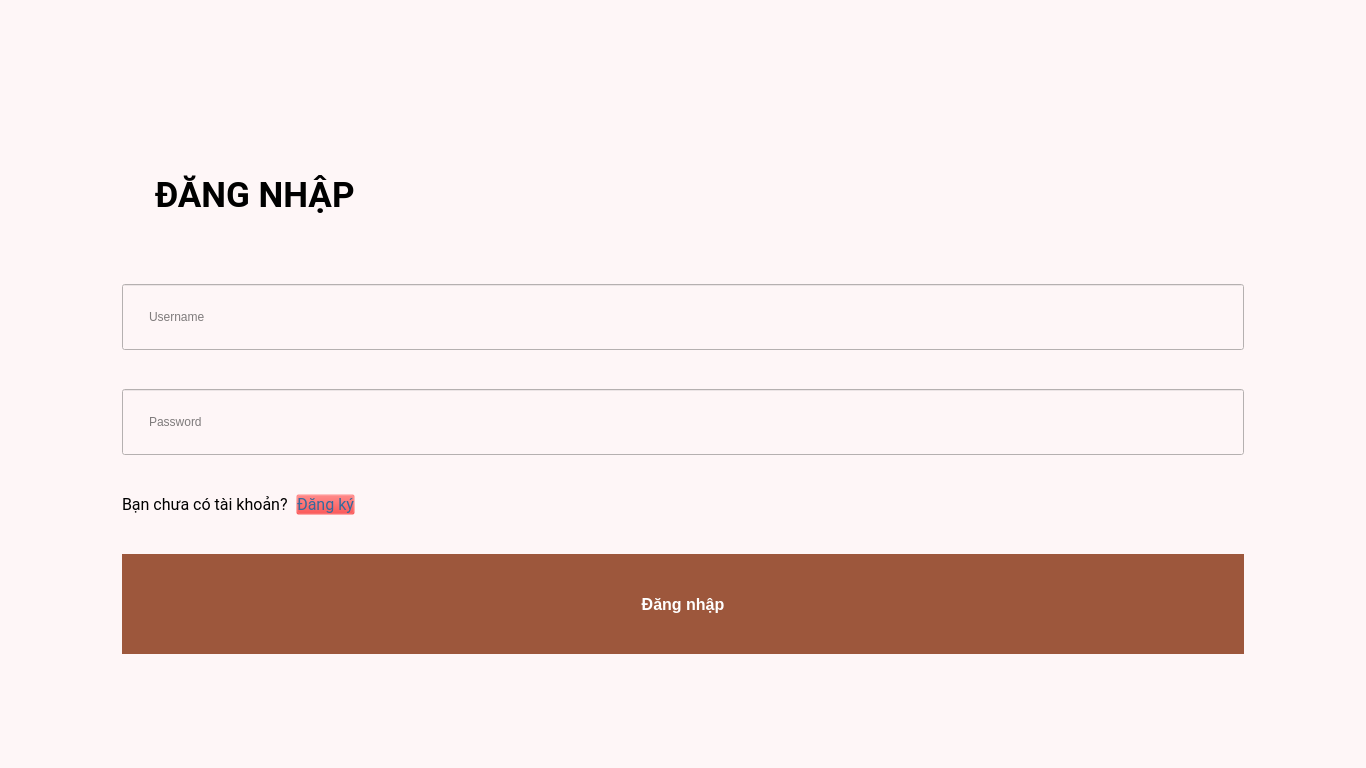
<?xml version="1.0" encoding="UTF-8"?>
<ui version="4.0">
 <class>LoginWidget</class>
 <widget class="QWidget" name="LoginWidget">
  <property name="enabled">
   <bool>true</bool>
  </property>
  <property name="geometry">
   <rect>
    <x>0</x>
    <y>0</y>
    <width>1366</width>
    <height>768</height>
   </rect>
  </property>
  <property name="minimumSize">
   <size>
    <width>1366</width>
    <height>767</height>
   </size>
  </property>
  <property name="maximumSize">
   <size>
    <width>1366</width>
    <height>768</height>
   </size>
  </property>
  <property name="font">
   <font>
    <family>Open Sans</family>
   </font>
  </property>
  <property name="autoFillBackground">
   <bool>false</bool>
  </property>
  <property name="styleSheet">
   <string notr="true">background-color: #fef6f7</string>
  </property>
  <widget class="QFrame" name="frame">
   <property name="geometry">
    <rect>
     <x>98</x>
     <y>82</y>
     <width>1170</width>
     <height>640</height>
    </rect>
   </property>
   <property name="minimumSize">
    <size>
     <width>1170</width>
     <height>640</height>
    </size>
   </property>
   <property name="maximumSize">
    <size>
     <width>1170</width>
     <height>640</height>
    </size>
   </property>
   <property name="styleSheet">
    <string notr="true">background-color: #fef6f7;
padding: 24px;</string>
   </property>
   <property name="frameShape">
    <enum>QFrame::NoFrame</enum>
   </property>
   <property name="frameShadow">
    <enum>QFrame::Raised</enum>
   </property>
   <layout class="QVBoxLayout" name="verticalLayout_2">
    <property name="spacing">
     <number>0</number>
    </property>
    <property name="sizeConstraint">
     <enum>QLayout::SetDefaultConstraint</enum>
    </property>
    <property name="leftMargin">
     <number>0</number>
    </property>
    <property name="topMargin">
     <number>0</number>
    </property>
    <property name="rightMargin">
     <number>0</number>
    </property>
    <property name="bottomMargin">
     <number>0</number>
    </property>
    <item>
     <widget class="QLabel" name="label">
      <property name="maximumSize">
       <size>
        <width>16777215</width>
        <height>100</height>
       </size>
      </property>
      <property name="font">
       <font>
        <family>Roboto</family>
        <pointsize>26</pointsize>
        <weight>75</weight>
        <bold>true</bold>
       </font>
      </property>
      <property name="styleSheet">
       <string notr="true">font-weight: bold</string>
      </property>
      <property name="text">
       <string>ĐĂNG NHẬP</string>
      </property>
     </widget>
    </item>
    <item>
     <widget class="QLineEdit" name="input_username">
      <property name="frame">
       <bool>true</bool>
      </property>
      <property name="placeholderText">
       <string>Username</string>
      </property>
     </widget>
    </item>
    <item>
     <widget class="QLineEdit" name="input_password">
      <property name="echoMode">
       <enum>QLineEdit::Password</enum>
      </property>
      <property name="placeholderText">
       <string>Password</string>
      </property>
     </widget>
    </item>
    <item alignment="Qt::AlignLeft">
     <widget class="QWidget" name="widget" native="true">
      <property name="sizePolicy">
       <sizepolicy hsizetype="Fixed" vsizetype="Fixed">
        <horstretch>0</horstretch>
        <verstretch>0</verstretch>
       </sizepolicy>
      </property>
      <property name="minimumSize">
       <size>
        <width>0</width>
        <height>0</height>
       </size>
      </property>
      <property name="layoutDirection">
       <enum>Qt::LeftToRight</enum>
      </property>
      <layout class="QHBoxLayout" name="horizontalLayout">
       <property name="spacing">
        <number>8</number>
       </property>
       <property name="sizeConstraint">
        <enum>QLayout::SetMinAndMaxSize</enum>
       </property>
       <property name="leftMargin">
        <number>0</number>
       </property>
       <property name="topMargin">
        <number>0</number>
       </property>
       <property name="rightMargin">
        <number>0</number>
       </property>
       <property name="bottomMargin">
        <number>0</number>
       </property>
       <item>
        <widget class="QLabel" name="label_2">
         <property name="enabled">
          <bool>true</bool>
         </property>
         <property name="sizePolicy">
          <sizepolicy hsizetype="Preferred" vsizetype="Fixed">
           <horstretch>0</horstretch>
           <verstretch>0</verstretch>
          </sizepolicy>
         </property>
         <property name="minimumSize">
          <size>
           <width>0</width>
           <height>0</height>
          </size>
         </property>
         <property name="font">
          <font>
           <family>Roboto</family>
           <pointsize>12</pointsize>
           <weight>50</weight>
           <italic>false</italic>
           <bold>false</bold>
          </font>
         </property>
         <property name="styleSheet">
          <string notr="true">font: 12pt &quot;Roboto&quot;;
padding: 0</string>
         </property>
         <property name="text">
          <string>Bạn chưa có tài khoản?</string>
         </property>
        </widget>
       </item>
       <item>
        <widget class="QPushButton" name="btn_register">
         <property name="sizePolicy">
          <sizepolicy hsizetype="Preferred" vsizetype="Fixed">
           <horstretch>0</horstretch>
           <verstretch>0</verstretch>
          </sizepolicy>
         </property>
         <property name="maximumSize">
          <size>
           <width>16777215</width>
           <height>16777215</height>
          </size>
         </property>
         <property name="font">
          <font>
           <family>Roboto</family>
           <pointsize>12</pointsize>
           <weight>50</weight>
           <italic>false</italic>
           <bold>false</bold>
          </font>
         </property>
         <property name="cursor">
          <cursorShape>PointingHandCursor</cursorShape>
         </property>
         <property name="styleSheet">
          <string notr="true">color: #356a9c;
background-color: rgba(255, 0, 0, 0);
padding: 0;
font: 12pt &quot;Roboto&quot;;</string>
         </property>
         <property name="text">
          <string>Đăng ký</string>
         </property>
        </widget>
       </item>
      </layout>
     </widget>
    </item>
    <item>
     <widget class="QPushButton" name="btn_login">
      <property name="font">
       <font>
        <pointsize>-1</pointsize>
        <weight>62</weight>
        <bold>true</bold>
        <underline>false</underline>
        <strikeout>false</strikeout>
       </font>
      </property>
      <property name="styleSheet">
       <string notr="true">QPushButton {	
display: inline-block;
    font-weight: 500;
    color: #242e52;
    text-align: center;
    text-decoration: none;
    vertical-align: middle;
    user-select: none;
    background-color: transparent;
    border: 1px solid transparent;
    padding: 0.75rem 1.25rem;
    font-size: .7875rem;
    line-height: 1;
    border-radius: 0.16875rem;
    white-space: nowrap;
	background-color: #9d573c;
    border-color: #9d573c;
    color: #fff;    width: 28%;
    height: 50px;
    font-size: 16px;
}

QPushButton:hover{
  background-color: white;
    color: #9d573c;
    transition: background-color 3s linear, color 3s linear;
}</string>
      </property>
      <property name="text">
       <string>Đăng nhập</string>
      </property>
     </widget>
    </item>
   </layout>
  </widget>
 </widget>
 <resources/>
 <connections/>
</ui>
